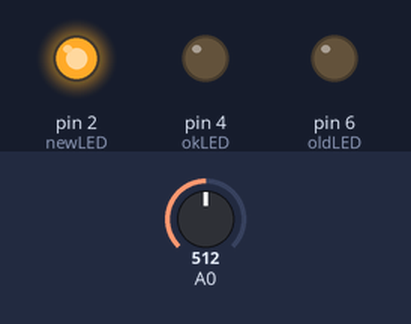
Simulated run of this sketch. Board: Arduino Uno, built with avr-gcc and run on an emulated ATmega328P. Parts: output pins drawn as LEDs (lit = HIGH). Inputs (shaded band) come from the test bench; at power-on: A0 = 512.

Above: at 2.8 s.
2.9 s: A0 set to 300
8.9 s: A0 set to 285
At 11.4 s:
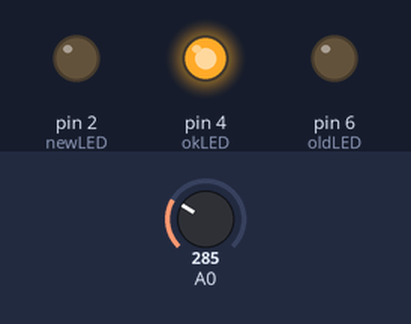
14.9 s: A0 set to 266
18.4 s: A0 set to 235
At 21.4 s:
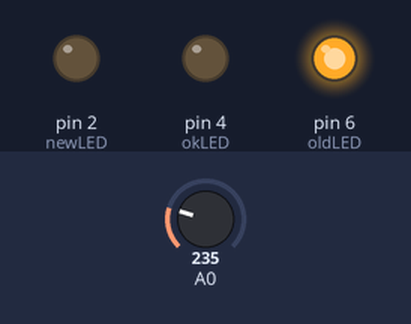
24.4 s: A0 set to 306
At 27.2 s:
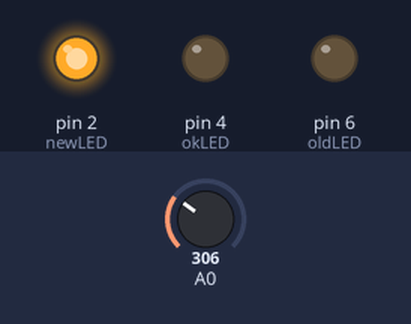
30.4 s: A0 set to 122
At 32.9 s:
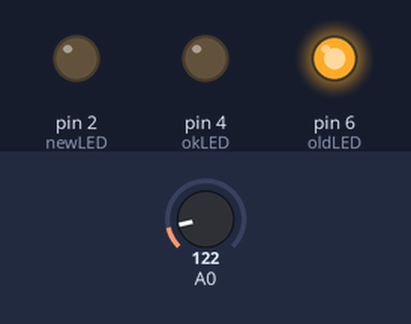
Timing chart, 0 to 34.4 s (numbered marks = the images above; inputs shaded):
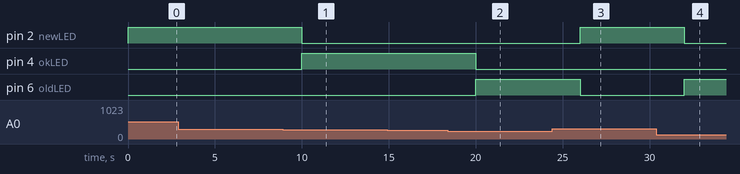

The sketch:

proj6_testerBaterii.ino
```cpp
#define newLED 2
#define okLED 4
#define oldLED 6

int analogValue = 0;
float voltage = 0;
int ledDelay = 2000;
void setup()
{
  pinMode(newLED,OUTPUT);
  pinMode(okLED,OUTPUT);
  pinMode(oldLED,OUTPUT);
}

void loop()
{
  analogValue = analogRead(0);
  voltage = 0.0048*analogValue;
    if (voltage >= 1.4)
    {
      digitalWrite(newLED, HIGH);
      delay(ledDelay);
      digitalWrite(newLED,LOW);
    }
      else if ( voltage < 1.4 && voltage > 1.2 )
    {
      digitalWrite(okLED, HIGH);
      delay(ledDelay);
      digitalWrite(okLED, LOW);
    }
    else if ( voltage <= 1.2 )
    {
      digitalWrite(oldLED, HIGH);
      delay(ledDelay);
      digitalWrite(oldLED, LOW);
    }
    else
    {
      digitalWrite(newLED,LOW);
      digitalWrite(okLED,LOW);
      digitalWrite(oldLED,LOW);
      }
}
```

Measured:
- the behaviour switches between 292 and 291 on A0 (found by bisection; images 0 and 1)
- the behaviour switches between 251 and 250 on A0 (found by bisection; images 1 and 2)
- after the input at 8.9 s, pin 2 (newLED): HIGH → LOW after 1.1 s; pin 4 (okLED): LOW → HIGH after 1.1 s
- after the input at 18.4 s, pin 4 (okLED): HIGH → LOW after 1.6 s; pin 6 (oldLED): LOW → HIGH after 1.6 s
- after the input at 24.4 s, pin 2 (newLED): LOW → HIGH after 1.6 s; pin 6 (oldLED): HIGH → LOW after 1.6 s
- after the input at 30.4 s, pin 2 (newLED): HIGH → LOW after 1.6 s; pin 6 (oldLED): LOW → HIGH after 1.6 s
